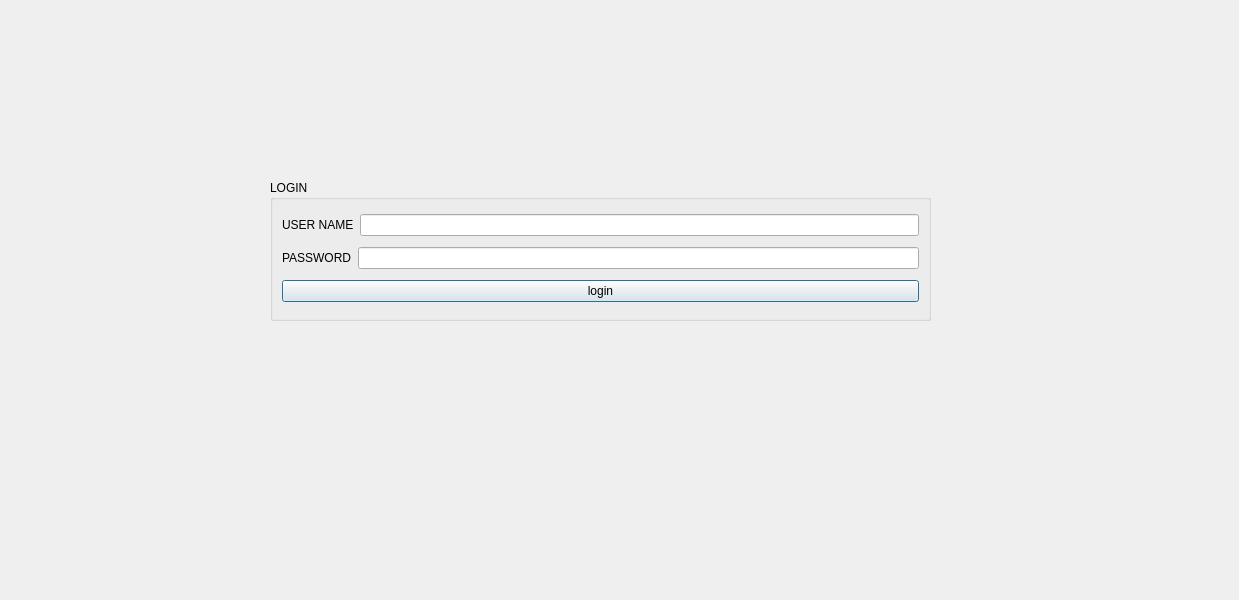
<?xml version="1.0" encoding="UTF-8"?>
<ui version="4.0">
 <class>login</class>
 <widget class="QDialog" name="login">
  <property name="geometry">
   <rect>
    <x>0</x>
    <y>0</y>
    <width>1239</width>
    <height>600</height>
   </rect>
  </property>
  <property name="windowTitle">
   <string>Dialog</string>
  </property>
  <widget class="QGroupBox" name="groupBox">
   <property name="geometry">
    <rect>
     <x>270</x>
     <y>180</y>
     <width>661</width>
     <height>141</height>
    </rect>
   </property>
   <property name="title">
    <string>LOGIN</string>
   </property>
   <layout class="QVBoxLayout" name="verticalLayout">
    <item>
     <layout class="QHBoxLayout" name="horizontalLayout_2">
      <item>
       <widget class="QLabel" name="label">
        <property name="text">
         <string>USER NAME</string>
        </property>
       </widget>
      </item>
      <item>
       <widget class="QLineEdit" name="lineEdit"/>
      </item>
     </layout>
    </item>
    <item>
     <layout class="QHBoxLayout" name="horizontalLayout">
      <item>
       <widget class="QLabel" name="label_2">
        <property name="text">
         <string>PASSWORD</string>
        </property>
       </widget>
      </item>
      <item>
       <widget class="QLineEdit" name="lineEdit_2"/>
      </item>
     </layout>
    </item>
    <item>
     <widget class="QPushButton" name="pushButton">
      <property name="text">
       <string>login</string>
      </property>
     </widget>
    </item>
   </layout>
  </widget>
 </widget>
 <resources/>
 <connections/>
</ui>
